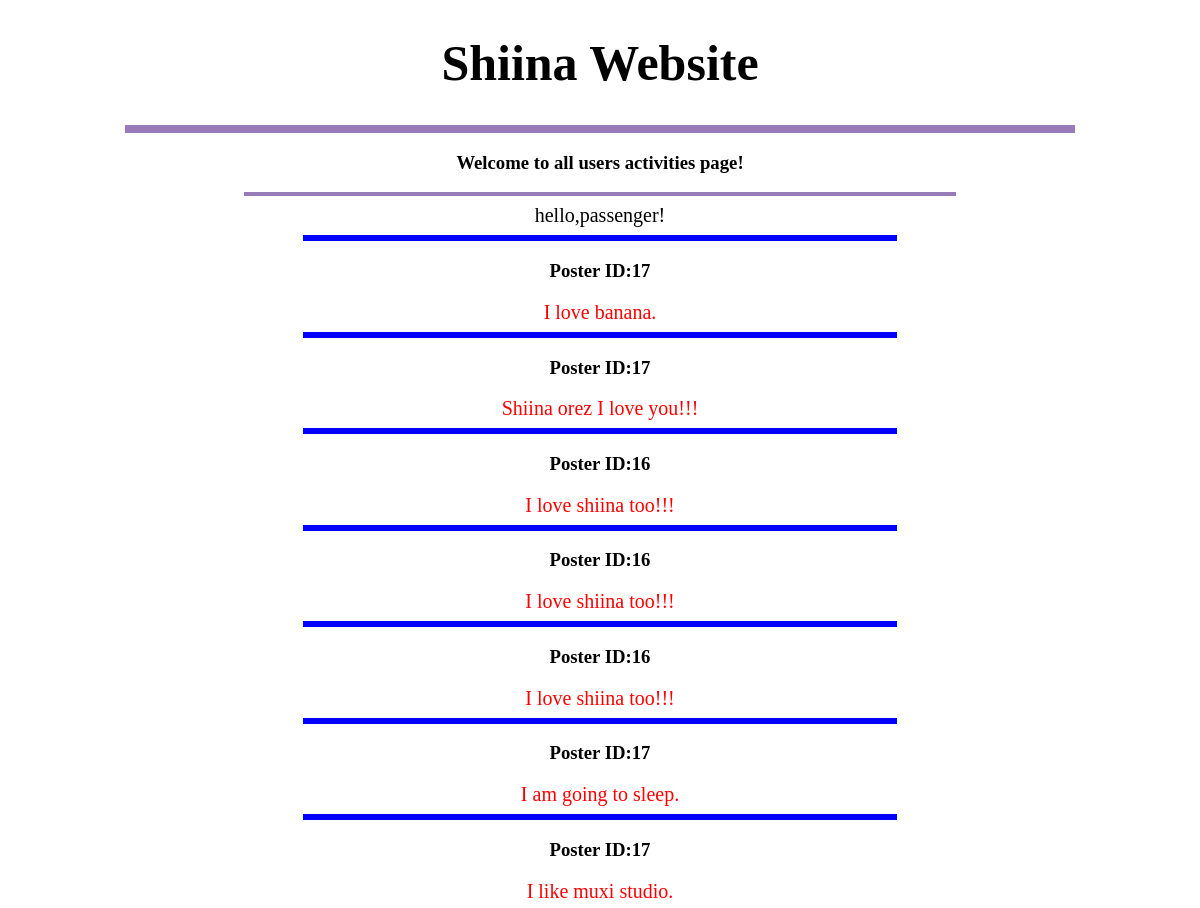
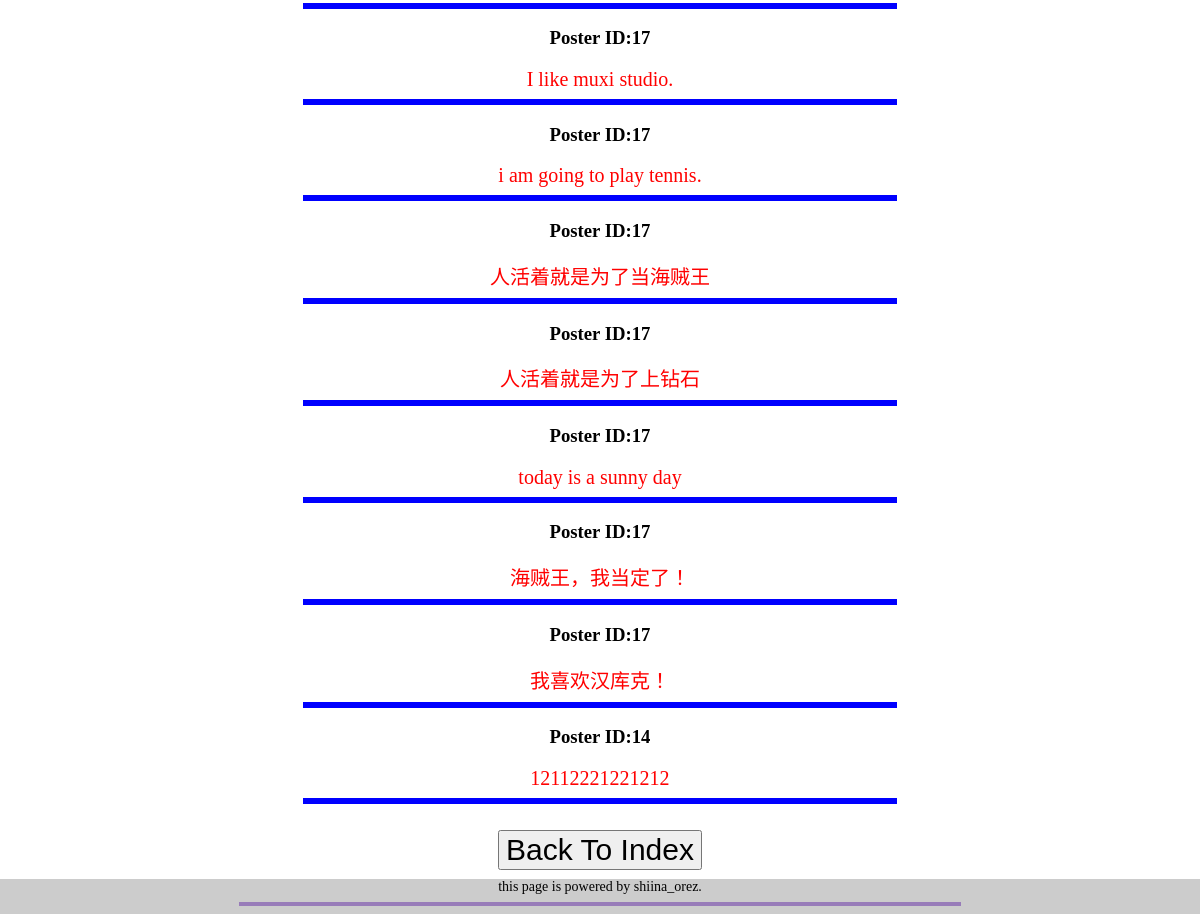
The page /auth/activities/ on the database its author committed (2 pictures, top to bottom).
### flasky/app/models.py (models this page shows)
class Text(db.Model):
	__tablename__='texts'
	id=db.Column(db.Integer,primary_key=True)
	incl=db.Column(db.String(1000))
	user_id=db.Column(db.Integer,db.ForeignKey('users.id'))

### flasky/app/auth/views.py (the view)
@auth.route('/activities/',methods=['GET','POST'])
def activities():
	usrname=request.args.get('username')
	texts=Text.query.all()
	return render_template("auth/activities.html",texts=texts,username=usrname)

### flasky/app/templates/auth/activities.html (shortened to what this page needs)
<!DOCTYPE html>
<html>
<head>
	<h1 align="center" style="font-size: 50px;">Shiina Website</h1>
	<hr style="border: 1 dashed #987cb9" width ="80%" color= #987cb9 size="8">
	<h3 align="center">Welcome to all users activities page!</h3>
	<hr style="border: 1 dashed #987cb9 " width="60%" color=#987cb9 size="4">
</head>
<body>
	<div class="body">
		{% if username %} <a style="font-size: 20px;">hello,{{username}}!</a>
		{% else %}<a style="font-size: 20px;">hello,passenger!</a>
		{% endif %}
		{% for text in texts %}
			<hr style="border: 1 dashed #987cb9" width ="50%" color= blue size="6">
			<h3>Poster ID:{{text.user_id}} </h3>
			<a style="color: red;font-size: 20px;">  {{text.incl}} </a>
		{% endfor %}
		<hr style="border: 1 dashed #987cb9" width ="50%" color= blue size="6">
		{% if username %}
			</br>
			<input style="font-size: 30px;" type="button"
			onclick="window.open('/auth/profile/?username={{username}}')" value="Back To Profile">
			</input>
		{% else %}
			<input style="font-size: 30px;" type="button"
			onclick="window.open('/auth/')" value="Back To Index">
		{% endif %}
	</div>
	<div class="botCenter">
		this page is powered by shiina_orez.
		<hr style="border: 1 dashed #987cb9 " width="60%" color=#987cb9 size="4">
	</div>
</body>
</html>

### flasky/app/templates/auth/activities.html (style rules this page uses)
body { text-align: center; }
.botCenter { width: 100%;height: 35px;background: #ccc;position: fixed;bottom: 0px;left: 0px;font-size: 14px;color: #000;text-align: center; }

### rows shown on the page
Text: user_id "17", incl "I love banana."
Text: user_id "17", incl "Shiina orez I love you!!!"
Text: user_id "16", incl "I love shiina too!!!"
Text: user_id "16", incl "I love shiina too!!!"
Text: user_id "16", incl "I love shiina too!!!"
Text: user_id "17", incl "I am going to sleep."
Text: user_id "17", incl "I like muxi studio."
Text: user_id "17", incl "I like muxi studio."
Text: user_id "17", incl "i am going to play tennis."
Text: user_id "17", incl "人活着就是为了当海贼王"
Text: user_id "17", incl "人活着就是为了上钻石"
Text: user_id "17", incl "today is a sunny day"
Text: user_id "17", incl "海贼王，我当定了！"
Text: user_id "17", incl "我喜欢汉库克！"
Text: user_id "14", incl "12112221221212"
